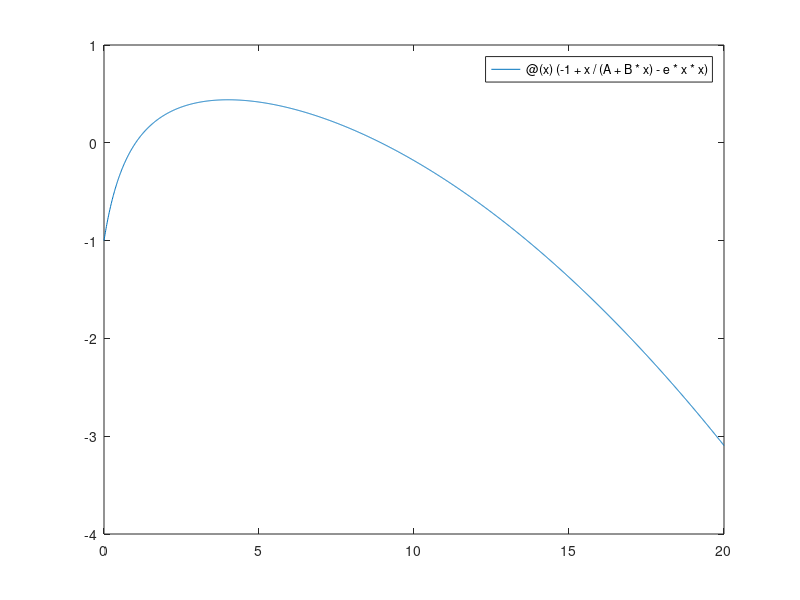

MATLAB code to generate this figure: (Note: this script raises an error after producing the figure.)
% Declare variable values
A = 0.5;
B = 0.5;
e = 0.01;


% Plot N(P)

fplot(@(x) (-1+x/(A+B*x)-e*x*x),[0 20])
hold();
y=0;
x2=0;
fplot(y);
xlim([0,20]);
hold();
title('N(P) as a function of P');
xlabel('P value');
ylabel('N(P)');
grid on;